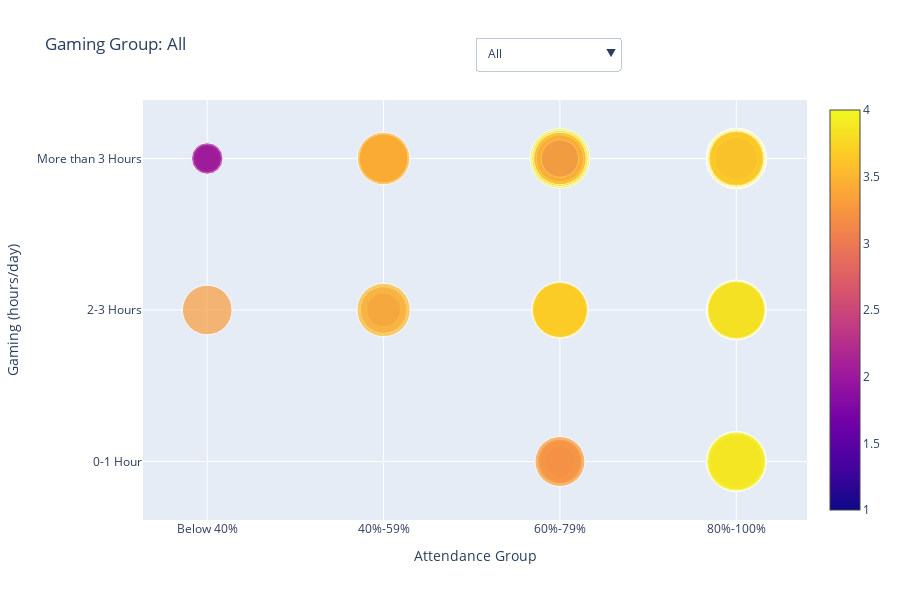

The notebook cell saved with this chart:
### Code cell
# Run eerste deze cel voordat je verder gaat 

# Hieronder de libraries die gebruikt zijn
import pandas as pd
import plotly.express as px
import plotly.graph_objects as go

# Hieronder laad je de datasets in
df1 = pd.read_csv("StudentPerformanceFactors.csv")
df2 = pd.read_csv("gameandgrade.csv")
df3 = pd.read_csv("ResearchInformation3.csv")

# Letop! krijg je een error dan heb je waarschijlijk een andere naam aan de datasets gegeven 
# of de datasets staan niet in dezelfde map als de jupyter notebook 

import pandas as pd
import plotly.graph_objects as go

# Load datasets
df1 = pd.read_csv("StudentPerformanceFactors.csv")
df2 = pd.read_csv("gameandgrade.csv")
df3 = pd.read_csv("ResearchInformation3.csv")

# Select the dataset with required columns
for df_candidate in [df1, df2, df3]:
    if {"Gaming", "Attendance", "Overall"}.issubset(df_candidate.columns):
        df = df_candidate
        break
else:
    raise ValueError("No dataset contains all required columns.")

# Clean and prepare data
df_clean = df[["Gaming", "Attendance", "Overall"]].dropna().copy()

# Define categorical order
gaming_order = ["More than 3 Hours", "2-3 Hours", "0-1 Hour"]
attendance_order = ["Below 40%", "40%-59%", "60%-79%", "80%-100%"]

df_clean["Gaming"] = pd.Categorical(df_clean["Gaming"], categories=gaming_order, ordered=True)
df_clean["Attendance"] = pd.Categorical(df_clean["Attendance"], categories=attendance_order, ordered=True)

# Create trace for "All"
trace_all = go.Scatter(
    x=df_clean["Attendance"],
    y=df_clean["Gaming"],
    mode='markers',
    name="All",
    visible=True,
    marker=dict(
        size=df_clean["Overall"] * 15,
        color=df_clean["Overall"],
        colorscale="Plasma",
        showscale=True  # Colorbar is shown
    ),
    text=[f"Attendance: {a}<br>Gaming: {g}<br>CGPA: {c:.2f}" 
          for a, g, c in zip(df_clean["Attendance"], df_clean["Gaming"], df_clean["Overall"])],
    hoverinfo='text'
)

# Create traces per gaming group
group_traces = []
for group in gaming_order:
    group_data = df_clean[df_clean["Gaming"] == group]
    trace = go.Scatter(
        x=group_data["Attendance"],
        y=group_data["Gaming"],
        mode='markers',
        name=group,
        visible=False,
        marker=dict(
            size=group_data["Overall"] * 15,
            color=group_data["Overall"],
            colorscale="Plasma",
            showscale=True  # Colorbar
        ),
        text=[f"Attendance: {a}<br>CGPA: {c:.2f}" 
              for a, c in zip(group_data["Attendance"], group_data["Overall"])],
        hoverinfo='text'
    )
    group_traces.append(trace)

# All traces
all_traces = [trace_all] + group_traces

# Dropdown buttons
dropdown_buttons = [
    dict(
        label="All",
        method="update",
        args=[
            {"visible": [True] + [False]*len(gaming_order)},
            {"title": "Gaming Group: All"}
        ]
    )
]

for i, group in enumerate(gaming_order):
    visible_array = [False] * (len(gaming_order) + 1)
    visible_array[i + 1] = True
    dropdown_buttons.append(
        dict(
            label=group,
            method="update",
            args=[
                {"visible": visible_array},
                {"title": f"Gaming Group: {group}"}
            ]
        )
    )

# Layout
layout = go.Layout(
    title="Gaming Group: All",
    xaxis=dict(title="Attendance Group", categoryorder='array', categoryarray=attendance_order),
    yaxis=dict(title="Gaming (hours/day)", categoryorder='array', categoryarray=gaming_order[::-1]),
    updatemenus=[
        dict(
            buttons=dropdown_buttons,
            direction="down",
            showactive=True,
            x=0.5,
            xanchor="left",
            y=1.15,
            yanchor="top"
        )
    ],
    margin=dict(t=100),
    height=600
)

# Show figure
fig = go.Figure(data=all_traces, layout=layout)
fig.show()

### Figure 1 — Plotly figure (JSON) as saved in the notebook; plotly's stock layout.template omitted (floating-point values rounded to 4 significant figures; data arrays with more than 128 entries replaced by an {"elided": "..."} marker saying what was removed)
{"data": [{"hoverinfo": "text", "marker": {"color": {"elided": "493 float values"}, "colorscale": [[0, "#0d0887"], [0.1111, "#46039f"], [0.2222, "#7201a8"], [0.3333, "#9c179e"], [0.4444, "#bd3786"], [0.5556, "#d8576b"], [0.6667, "#ed7953"], [0.7778, "#fb9f3a"], [0.8889, "#fdca26"], [1, "#f0f921"]], "showscale": true, "size": {"elided": "493 float values"}}, "mode": "markers", "name": "All", "text": {"elided": "493 str values"}, "type": "scatter", "visible": true, "x": {"elided": "493 str values"}, "y": {"elided": "493 str values"}}, {"hoverinfo": "text", "marker": {"color": {"elided": "302 float values"}, "colorscale": [[0, "#0d0887"], [0.1111, "#46039f"], [0.2222, "#7201a8"], [0.3333, "#9c179e"], [0.4444, "#bd3786"], [0.5556, "#d8576b"], [0.6667, "#ed7953"], [0.7778, "#fb9f3a"], [0.8889, "#fdca26"], [1, "#f0f921"]], "showscale": true, "size": {"elided": "302 float values"}}, "mode": "markers", "name": "More than 3 Hours", "text": {"elided": "302 str values"}, "type": "scatter", "visible": false, "x": {"elided": "302 str values"}, "y": {"elided": "302 str values"}}, {"hoverinfo": "text", "marker": {"color": {"elided": "141 float values"}, "colorscale": [[0, "#0d0887"], [0.1111, "#46039f"], [0.2222, "#7201a8"], [0.3333, "#9c179e"], [0.4444, "#bd3786"], [0.5556, "#d8576b"], [0.6667, "#ed7953"], [0.7778, "#fb9f3a"], [0.8889, "#fdca26"], [1, "#f0f921"]], "showscale": true, "size": {"elided": "141 float values"}}, "mode": "markers", "name": "2-3 Hours", "text": {"elided": "141 str values"}, "type": "scatter", "visible": false, "x": {"elided": "141 str values"}, "y": {"elided": "141 str values"}}, {"hoverinfo": "text", "marker": {"color": [3.35, 3.467, 1.8, 2.0, 2.5, 2.79, 3.0, 3.11, 3.39, 3.5, 3.5, 3.54, 3.65, 3.65, 3.78, 3.78, 3.8, 3.8, 3.84, 3.87, 3.88, 3.88, 3.88, 3.88, 3.88, 3.88, 3.93, 3.94, 3.94, 3.94, 3.94, 3.94, 3.94, 3.94, 3.94, 3.94, 3.94, 3.94, 3.94, 3.94, 3.95, 4.0, 3.33, 3.6, 3.8, 3.17, 3.5, 3.5, 3.78, 3.94], "colorscale": [[0, "#0d0887"], [0.1111, "#46039f"], [0.2222, "#7201a8"], [0.3333, "#9c179e"], [0.4444, "#bd3786"], [0.5556, "#d8576b"], [0.6667, "#ed7953"], [0.7778, "#fb9f3a"], [0.8889, "#fdca26"], [1, "#f0f921"]], "showscale": true, "size": [50.25, 52.01, 27.0, 30.0, 37.5, 41.85, 45.0, 46.65, 50.85, 52.5, 52.5, 53.1, 54.75, 54.75, 56.7, 56.7, 57.0, 57.0, 57.6, 58.05, 58.2, 58.2, 58.2, 58.2, 58.2, 58.2, 58.95, 59.1, 59.1, 59.1, 59.1, 59.1, 59.1, 59.1, 59.1, 59.1, 59.1, 59.1, 59.1, 59.1, 59.25, 60.0, 49.95, 54.0, 57.0, 47.55, 52.5, 52.5, 56.7, 59.1]}, "mode": "markers", "name": "0-1 Hour", "text": ["Attendance: 80%-100%<br>CGPA: 3.35", "Attendance: 80%-100%<br>CGPA: 3.47", "Attendance: 80%-100%<br>CGPA: 1.80", "Attendance: 60%-79%<br>CGPA: 2.00", "Attendance: 80%-100%<br>CGPA: 2.50", "Attendance: 60%-79%<br>CGPA: 2.79", "Attendance: 60%-79%<br>CGPA: 3.00", "Attendance: 80%-100%<br>CGPA: 3.11", "Attendance: 80%-100%<br>CGPA: 3.39", "Attendance: 80%-100%<br>CGPA: 3.50", "Attendance: 80%-100%<br>CGPA: 3.50", "Attendance: 80%-100%<br>CGPA: 3.54", "Attendance: 80%-100%<br>CGPA: 3.65", "Attendance: 80%-100%<br>CGPA: 3.65", "Attendance: 80%-100%<br>CGPA: 3.78", "Attendance: 80%-100%<br>CGPA: 3.78", "Attendance: 80%-100%<br>CGPA: 3.80", "Attendance: 80%-100%<br>CGPA: 3.80", "Attendance: 80%-100%<br>CGPA: 3.84", "Attendance: 80%-100%<br>CGPA: 3.87", "Attendance: 80%-100%<br>CGPA: 3.88", "Attendance: 80%-100%<br>CGPA: 3.88", "Attendance: 80%-100%<br>CGPA: 3.88", "Attendance: 80%-100%<br>CGPA: 3.88", "Attendance: 80%-100%<br>CGPA: 3.88", "Attendance: 80%-100%<br>CGPA: 3.88", "Attendance: 80%-100%<br>CGPA: 3.93", "Attendance: 80%-100%<br>CGPA: 3.94", "Attendance: 80%-100%<br>CGPA: 3.94", "Attendance: 80%-100%<br>CGPA: 3.94", "Attendance: 80%-100%<br>CGPA: 3.94", "Attendance: 80%-100%<br>CGPA: 3.94", "Attendance: 80%-100%<br>CGPA: 3.94", "Attendance: 80%-100%<br>CGPA: 3.94", "Attendance: 80%-100%<br>CGPA: 3.94", "Attendance: 80%-100%<br>CGPA: 3.94", "Attendance: 80%-100%<br>CGPA: 3.94", "Attendance: 80%-100%<br>CGPA: 3.94", "Attendance: 80%-100%<br>CGPA: 3.94", "Attendance: 80%-100%<br>CGPA: 3.94", "Attendance: 80%-100%<br>CGPA: 3.95", "Attendance: 80%-100%<br>CGPA: 4.00", "Attendance: 60%-79%<br>CGPA: 3.33", "Attendance: 80%-100%<br>CGPA: 3.60", "Attendance: 80%-100%<br>CGPA: 3.80", "Attendance: 80%-100%<br>CGPA: 3.17", "Attendance: 80%-100%<br>CGPA: 3.50", "Attendance: 80%-100%<br>CGPA: 3.50", "Attendance: 80%-100%<br>CGPA: 3.78", "Attendance: 80%-100%<br>CGPA: 3.94"], "type": "scatter", "visible": false, "x": ["80%-100%", "80%-100%", "80%-100%", "60%-79%", "80%-100%", "60%-79%", "60%-79%", "80%-100%", "80%-100%", "80%-100%", "80%-100%", "80%-100%", "80%-100%", "80%-100%", "80%-100%", "80%-100%", "80%-100%", "80%-100%", "80%-100%", "80%-100%", "80%-100%", "80%-100%", "80%-100%", "80%-100%", "80%-100%", "80%-100%", "80%-100%", "80%-100%", "80%-100%", "80%-100%", "80%-100%", "80%-100%", "80%-100%", "80%-100%", "80%-100%", "80%-100%", "80%-100%", "80%-100%", "80%-100%", "80%-100%", "80%-100%", "80%-100%", "60%-79%", "80%-100%", "80%-100%", "80%-100%", "80%-100%", "80%-100%", "80%-100%", "80%-100%"], "y": ["0-1 Hour", "0-1 Hour", "0-1 Hour", "0-1 Hour", "0-1 Hour", "0-1 Hour", "0-1 Hour", "0-1 Hour", "0-1 Hour", "0-1 Hour", "0-1 Hour", "0-1 Hour", "0-1 Hour", "0-1 Hour", "0-1 Hour", "0-1 Hour", "0-1 Hour", "0-1 Hour", "0-1 Hour", "0-1 Hour", "0-1 Hour", "0-1 Hour", "0-1 Hour", "0-1 Hour", "0-1 Hour", "0-1 Hour", "0-1 Hour", "0-1 Hour", "0-1 Hour", "0-1 Hour", "0-1 Hour", "0-1 Hour", "0-1 Hour", "0-1 Hour", "0-1 Hour", "0-1 Hour", "0-1 Hour", "0-1 Hour", "0-1 Hour", "0-1 Hour", "0-1 Hour", "0-1 Hour", "0-1 Hour", "0-1 Hour", "0-1 Hour", "0-1 Hour", "0-1 Hour", "0-1 Hour", "0-1 Hour", "0-1 Hour"]}], "layout": {"height": 600, "margin": {"t": 100}, "title": {"text": "Gaming Group: All"}, "updatemenus": [{"buttons": [{"args": [{"visible": [true, false, false, false]}, {"title": "Gaming Group: All"}], "label": "All", "method": "update"}, {"args": [{"visible": [false, true, false, false]}, {"title": "Gaming Group: More than 3 Hours"}], "label": "More than 3 Hours", "method": "update"}, {"args": [{"visible": [false, false, true, false]}, {"title": "Gaming Group: 2-3 Hours"}], "label": "2-3 Hours", "method": "update"}, {"args": [{"visible": [false, false, false, true]}, {"title": "Gaming Group: 0-1 Hour"}], "label": "0-1 Hour", "method": "update"}], "direction": "down", "showactive": true, "x": 0.5, "xanchor": "left", "y": 1.15, "yanchor": "top"}], "xaxis": {"categoryarray": ["Below 40%", "40%-59%", "60%-79%", "80%-100%"], "categoryorder": "array", "title": {"text": "Attendance Group"}}, "yaxis": {"categoryarray": ["0-1 Hour", "2-3 Hours", "More than 3 Hours"], "categoryorder": "array", "title": {"text": "Gaming (hours/day)"}}}}
